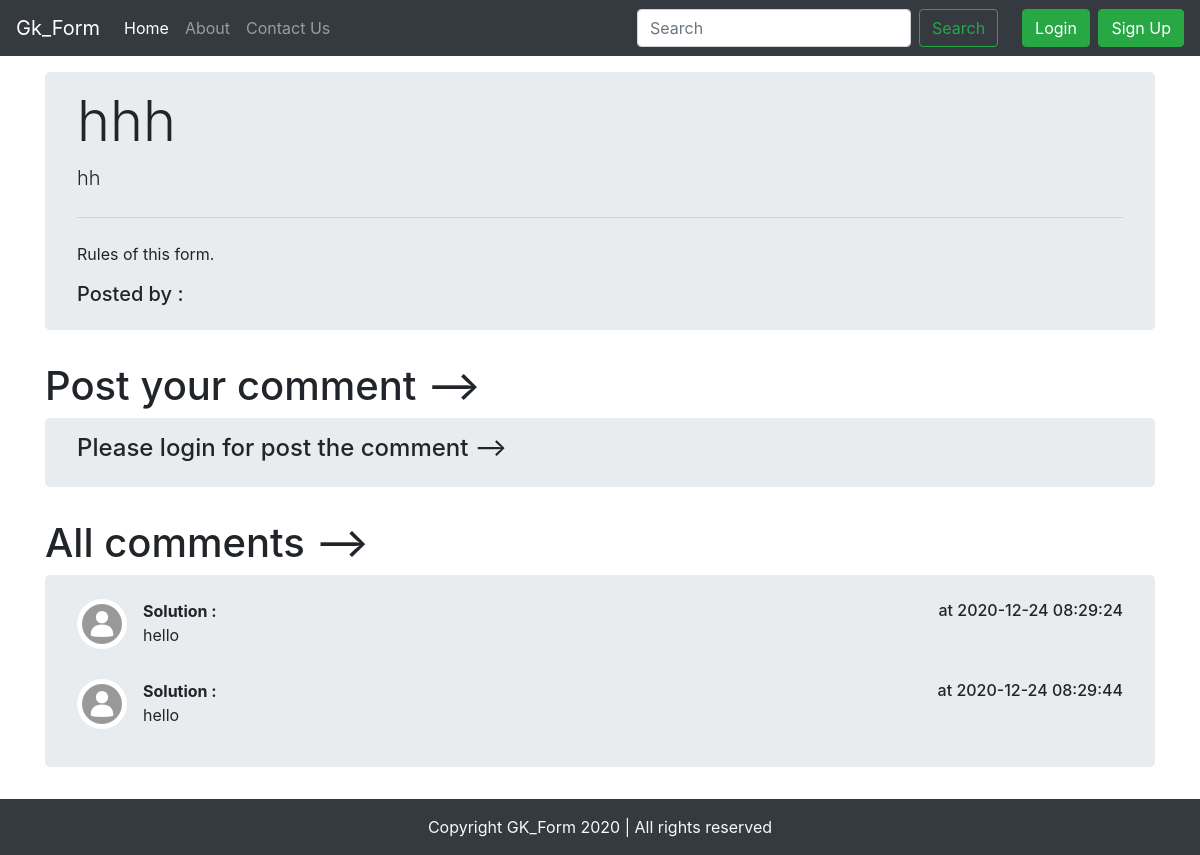
The app's page /thread.php?threadid=1 with its own data.
### tables this page shows
CREATE TABLE `threads` (
  `thread_id` int(5) NOT NULL,
  `thread_title` varchar(250) NOT NULL,
  `thread_desc` varchar(250) NOT NULL,
  `thread_user_id` int(5) NOT NULL,
  `thread_cat_id` int(5) NOT NULL,
  `date_time` datetime NOT NULL DEFAULT current_timestamp()
);

CREATE TABLE `comments` (
  `comment_id` int(5) NOT NULL,
  `comment_content` varchar(250) NOT NULL,
  `comment_by` int(5) NOT NULL,
  `thread_id` int(5) NOT NULL,
  `comment_datetime` datetime NOT NULL DEFAULT current_timestamp()
);

### thread.php (the view, shortened to what this page needs)
<!doctype html>
<html lang="en">
<head>
    <link rel="stylesheet" href="https://stackpath.bootstrapcdn.com/bootstrap/4.5.0/css/bootstrap.min.css">
</head>
<body>
    <?php include "partials/_header.php" ?>
    <?php include "partials/_dbconnect.php" ?>
    <?php
    $id = $_GET['threadid'];
    $sql_query = "SELECT * FROM `threads` WHERE thread_id=$id";
    $result = mysqli_query($connection, $sql_query);
    while ($row = mysqli_fetch_assoc($result)) {
        $thread_title = $row['thread_title'];
        $thread_desc = $row['thread_desc'];
        $thread_user_id=$row['thread_user_id'];
    }
    ?>
    <?php
        $_sql_query="SELECT user_name FROM `users` WHERE s_no='$thread_user_id'";
        $_result=mysqli_query($connection,$_sql_query);
        $_row=mysqli_fetch_assoc($_result);
        $user_name=$_row['user_name'];
    ?>
    <div class="container my-3">
        <div class="jumbotron py-3">
            <h1 class="display-4"><?php echo $thread_title; ?></h1>
            <p class="lead"><?php echo $thread_desc; ?></p>
            <hr class="my-4">
            <p>Rules of this form.</p>
            <h5>Posted by : <spam style="font-style: italic; font-weight:bold"><?php echo $user_name; ?></spam></h5>
        </div>
    </div>
    <div class="container my-3">
        <h1 class="mb-2">Post your comment --></h1>
        <?php
        if (isset($_SESSION['login']) && $_SESSION['login'] == true) {
            echo '<div class="jumbotron py-3">
                        <form action="' . $_SERVER["REQUEST_URI"] . '" method="post">
                            <div class="form-group">
                                <label for="comment">Type your comment</label>
                                <textarea class="form-control" id="comment" name="comment" rows="5"></textarea>
                                <input type="hidden" name="sno" value="' .$_SESSION['sno']. '">
                            </div>
                            <button type="submit" class="btn btn-success">Post Comment</button>
                        </form>
                    </div>';
        } else {
            echo '<div class="jumbotron py-3">
                            <h4>Please login for post the comment --></h4>
                        </div>';
        }
        ?>
    </div>
    <div class="container my-3">
        <h1 class="mb-2">All comments --></h1>
        <div class="jumbotron py-3">
            <?php
            $id = $_GET['threadid'];
            $sql_query = "SELECT * FROM `comments` WHERE thread_id=$id";
            $result = mysqli_query($connection, $sql_query);
            while ($row = mysqli_fetch_assoc($result)) {
                $content = $row['comment_content'];
                $comment_datetime = $row['comment_datetime'];
                $comment_by=$row['comment_by'];
                $_sql_query="SELECT user_name FROM `users` WHERE s_no='$comment_by'";
                $_result=mysqli_query($connection,$_sql_query);
                $_row=mysqli_fetch_assoc($_result);
                echo '<div class="media py-2">
                        <img src="images/userimage.jpg" width="50px" height="50px" class="mr-3 rounded-circle" alt="...">
                        <div class="media-body">
                            <p><spam class="font-weight-bold my-0">Solution :<br></spam>' . $content . '</p>
                        </div>
                        <h6><spam style="font-weight: bold; font-size:1.1rem">'. $_row['user_name'].' </spam>at ' . $comment_datetime . '</h6>
                    </div>';
            }
            ?>
        </div>
    </div>
    <?php include "partials/_footer.php" ?>
</body>
</html>

### records on screen
threads: thread_title "hhh", thread_desc "hh"
comments: comment_content "hello", comment_datetime "2020-12-24 08:29:24"
comments: comment_content "hello", comment_datetime "2020-12-24 08:29:44"
